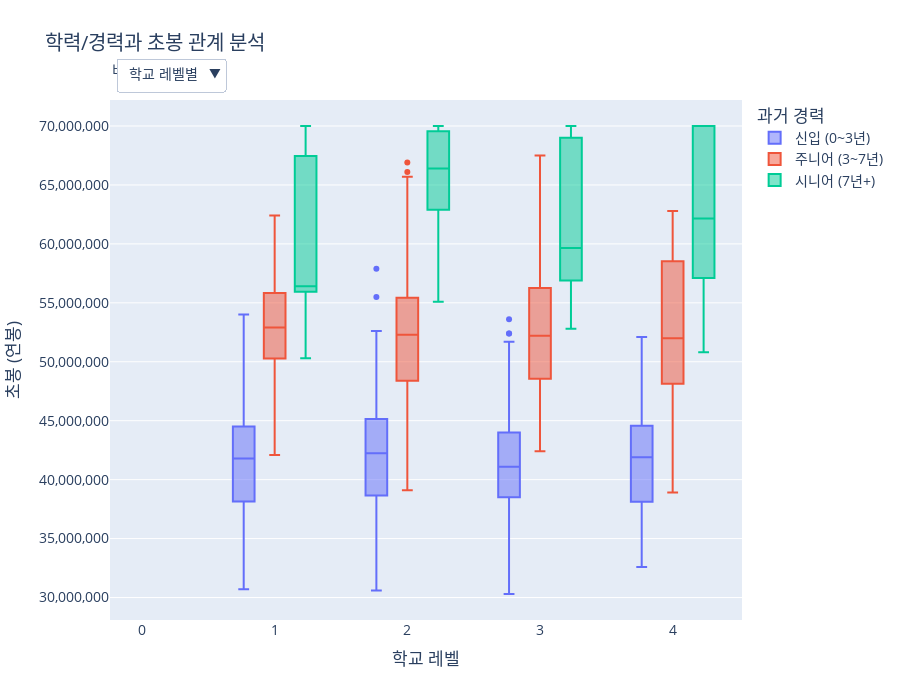

Write notebook code for a chart like this one.
### Code cell
import pandas as pd
import numpy as np
import plotly.graph_objects as go
import plotly.io as pio

# --- 1. 데이터 임포트 ---
from services.tables.HR_Core.salary_contract_info_table import salary_contract_info_df
from services.tables.HR_Core.school_info_table import school_info_df
from services.tables.HR_Core.school_table import school_df
from services.tables.HR_Core.career_info_table import career_info_df

def create_figure():
    """
    제안 10: 학력/경력과 초봉의 관계 분석 그래프를 생성합니다.
    """
    # --- 2. 데이터 준비 및 가공 ---
    initial_contracts = salary_contract_info_df[salary_contract_info_df['PAY_CATEGORY'] == '연봉'].sort_values('SAL_START_DATE').groupby('EMP_ID').first().reset_index()
    initial_contracts = initial_contracts[['EMP_ID', 'SAL_AMOUNT']].rename(columns={'SAL_AMOUNT': 'INITIAL_SALARY'})
    
    school_history = school_info_df.copy()
    school_history = pd.merge(school_history, school_df, on='SCHOOL_ID', how='left')
    final_education = school_history.sort_values('GRAD_YEAR').groupby('EMP_ID').last().reset_index()
    final_education = final_education[['EMP_ID', 'SCHOOL_LEVEL', 'MAJOR_CATEGORY']]
    
    prior_career = career_info_df.copy()
    prior_career_summary = prior_career.groupby('EMP_ID')['CAREER_DURATION'].sum().reset_index()
    prior_career_summary['TOTAL_PRIOR_CAREER_YEARS'] = prior_career_summary['CAREER_DURATION'] / 365.25
    
    analysis_df = pd.merge(initial_contracts, final_education, on='EMP_ID', how='inner')
    analysis_df = pd.merge(analysis_df, prior_career_summary[['EMP_ID', 'TOTAL_PRIOR_CAREER_YEARS']], on='EMP_ID', how='left')
    analysis_df['TOTAL_PRIOR_CAREER_YEARS'] = analysis_df['TOTAL_PRIOR_CAREER_YEARS'].fillna(0)
    analysis_df = analysis_df.dropna(subset=['INITIAL_SALARY', 'SCHOOL_LEVEL', 'MAJOR_CATEGORY'])
    
    bins = [-1, 3, 7, 100]
    labels = ['신입 (0~3년)', '주니어 (3~7년)', '시니어 (7년+)']
    analysis_df['CAREER_BIN'] = pd.cut(analysis_df['TOTAL_PRIOR_CAREER_YEARS'], bins=bins, labels=labels, right=True)

    # x축 순서 정의
    school_level_order = sorted(pd.to_numeric(analysis_df['SCHOOL_LEVEL'].unique()))
    major_order = [
        "상경계열", "사회과학계열", "인문계열", "어문계열", "STEM계열",
        "기타공학계열", "자연과학계열", "디자인계열", "기타"
    ]
    analysis_df['SCHOOL_LEVEL'] = pd.Categorical(analysis_df['SCHOOL_LEVEL'], categories=school_level_order, ordered=True)
    analysis_df['MAJOR_CATEGORY'] = pd.Categorical(analysis_df['MAJOR_CATEGORY'], categories=major_order, ordered=True)

    # --- 3. Plotly 인터랙티브 그래프 생성 ---
    fig = go.Figure()
    career_bins_sorted = ['신입 (0~3년)', '주니어 (3~7년)', '시니어 (7년+)']

    # '학교 레벨별' 트레이스
    for career_bin in career_bins_sorted:
        df_filtered = analysis_df[analysis_df['CAREER_BIN'] == career_bin]
        fig.add_trace(go.Box(x=df_filtered['SCHOOL_LEVEL'], y=df_filtered['INITIAL_SALARY'], name=career_bin, visible=True))
    # '전공 계열별' 트레이스
    for career_bin in career_bins_sorted:
        df_filtered = analysis_df[analysis_df['CAREER_BIN'] == career_bin]
        fig.add_trace(go.Box(x=df_filtered['MAJOR_CATEGORY'], y=df_filtered['INITIAL_SALARY'], name=career_bin, visible=False))

    # --- 4. 드롭다운 메뉴 생성 및 레이아웃 업데이트 ---
    num_career_bins = len(career_bins_sorted)
    buttons = [
        dict(label='학교 레벨별',
             method='update',
             args=[
                 {'visible': [True]*num_career_bins + [False]*num_career_bins},
                 {'xaxis': {'title': '학교 레벨', 'categoryorder': 'array', 'categoryarray': [str(s) for s in school_level_order]}}
             ]),
        dict(label='전공 계열별',
             method='update',
             args=[
                 {'visible': [False]*num_career_bins + [True]*num_career_bins},
                 {'xaxis': {'title': '전공 계열', 'categoryorder': 'array', 'categoryarray': major_order}}
             ])
    ]

    fig.update_layout(
        updatemenus=[dict(
            active=0, buttons=buttons, direction="down",
            pad={"r": 10, "t": 10}, showactive=True,
            x=0.01, xanchor="left", y=1.1, yanchor="top"
        )],
        title_text='학력/경력과 초봉 관계 분석',
        xaxis_title='학교 레벨',
        yaxis_title='초봉 (연봉)',
        font_size=14, height=700,
        boxmode='group',
        legend_title_text='과거 경력',
        yaxis_tickformat=',.0f',
        annotations=[dict(text="비교 기준:", showarrow=False, x=0, y=1.08, yref="paper", align="left")]
    )
    
    return fig



    pio.renderers.default = 'vscode'
    fig = create_figure()
    fig.show()

### Figure 1 — Plotly figure (JSON) as saved in the notebook; plotly's stock layout.template omitted (floating-point values rounded to 4 significant figures; data arrays with more than 128 entries replaced by an {"elided": "..."} marker saying what was removed)
{"data": [{"name": "신입 (0~3년)", "type": "box", "visible": true, "x": {"elided": "563 int values"}, "y": {"elided": "563 int values"}}, {"name": "주니어 (3~7년)", "type": "box", "visible": true, "x": {"elided": "149 int values"}, "y": {"elided": "149 int values"}}, {"name": "시니어 (7년+)", "type": "box", "visible": true, "x": [3, 2, 4, 1, 4, 2, 2, 4, 3, 4, 3, 1, 2, 2, 2, 4, 3, 3, 2, 2, 1, 3, 3, 1, 1, 3, 1, 2, 2, 2, 1, 3, 3, 3, 4, 3, 3, 3, 1], "y": [58800000, 62800000, 50800000, 56000000, 70000000, 56500000, 63800000, 70000000, 70000000, 66800000, 52800000, 56500000, 55100000, 67800000, 68200000, 57100000, 55100000, 70000000, 70000000, 63200000, 70000000, 56100000, 58100000, 56300000, 50300000, 70000000, 55900000, 70000000, 66400000, 70000000, 70000000, 64800000, 61700000, 56900000, 57500000, 59700000, 69000000, 59600000, 64900000]}, {"name": "신입 (0~3년)", "type": "box", "visible": false, "x": {"elided": "563 str values"}, "y": {"elided": "563 int values"}}, {"name": "주니어 (3~7년)", "type": "box", "visible": false, "x": {"elided": "149 str values"}, "y": {"elided": "149 int values"}}, {"name": "시니어 (7년+)", "type": "box", "visible": false, "x": ["인문계열", "인문계열", "자연과학계열", "기타", "디자인계열", "기타", "기타", "자연과학계열", "상경계열", "기타", "STEM계열", "기타공학계열", "어문계열", "자연과학계열", "어문계열", "기타공학계열", "기타공학계열", "디자인계열", "상경계열", "인문계열", "사회과학계열", "기타공학계열", "디자인계열", "사회과학계열", "기타공학계열", "상경계열", "사회과학계열", "사회과학계열", "인문계열", "어문계열", "인문계열", "STEM계열", "어문계열", "STEM계열", "인문계열", "기타", "어문계열", "사회과학계열", "어문계열"], "y": [58800000, 62800000, 50800000, 56000000, 70000000, 56500000, 63800000, 70000000, 70000000, 66800000, 52800000, 56500000, 55100000, 67800000, 68200000, 57100000, 55100000, 70000000, 70000000, 63200000, 70000000, 56100000, 58100000, 56300000, 50300000, 70000000, 55900000, 70000000, 66400000, 70000000, 70000000, 64800000, 61700000, 56900000, 57500000, 59700000, 69000000, 59600000, 64900000]}], "layout": {"annotations": [{"align": "left", "showarrow": false, "text": "비교 기준:", "x": 0, "y": 1.08, "yref": "paper"}], "boxmode": "group", "font": {"size": 14}, "height": 700, "legend": {"title": {"text": "과거 경력"}}, "title": {"text": "학력/경력과 초봉 관계 분석"}, "updatemenus": [{"active": 0, "buttons": [{"args": [{"visible": [true, true, true, false, false, false]}, {"xaxis": {"categoryarray": ["1", "2", "3", "4"], "categoryorder": "array", "title": "학교 레벨"}}], "label": "학교 레벨별", "method": "update"}, {"args": [{"visible": [false, false, false, true, true, true]}, {"xaxis": {"categoryarray": ["상경계열", "사회과학계열", "인문계열", "어문계열", "STEM계열", "기타공학계열", "자연과학계열", "디자인계열", "기타"], "categoryorder": "array", "title": "전공 계열"}}], "label": "전공 계열별", "method": "update"}], "direction": "down", "pad": {"r": 10, "t": 10}, "showactive": true, "x": 0.01, "xanchor": "left", "y": 1.1, "yanchor": "top"}], "xaxis": {"title": {"text": "학교 레벨"}}, "yaxis": {"tickformat": ",.0f", "title": {"text": "초봉 (연봉)"}}}}
